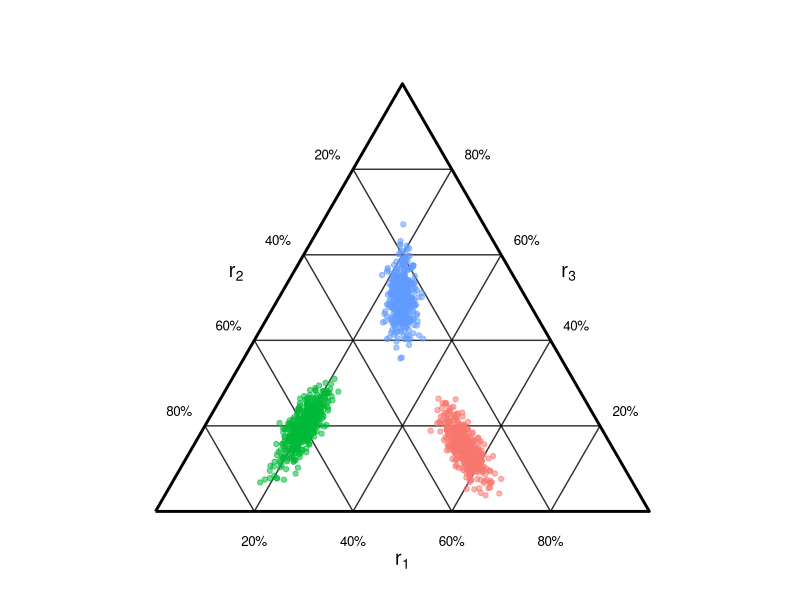
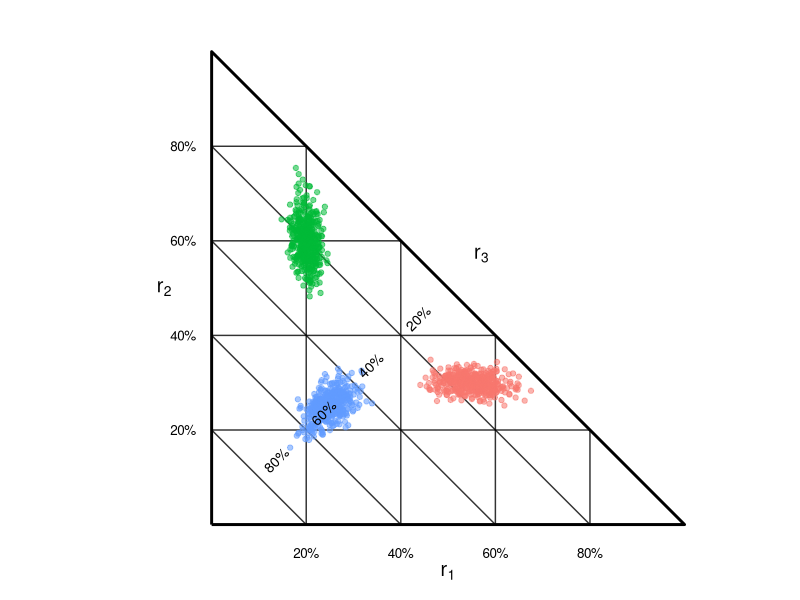

Reproduce these figures in R, in order. (Note: this script raises an error after producing the figures.)
# Clear the workspace
rm(list = ls())

# Load required packages
suppressPackageStartupMessages({
  library(ggplot2)
  library(dplyr)
})

# Define shared plotting constants
set.seed(7)
BLACK <- "black"
sqrt3 <- sqrt(3)

# ============================================================
# Helper functions for equilateral mixture triangle geometry
# ============================================================

# Convert barycentric coordinates (z1, z2, z3) to 2D Cartesian
# coordinates for an equilateral triangle
bary_to_xy <- function(z1, z2, z3) {
  x <- z2 + 0.5 * z3
  y <- (sqrt3 / 2) * z3
  data.frame(x, y)
}

# Define triangle vertices and centroid
v1 <- bary_to_xy(1, 0, 0)
v2 <- bary_to_xy(0, 1, 0)
v3 <- bary_to_xy(0, 0, 1)
tri2d <- rbind(v1, v2, v3, v1)
center <- bary_to_xy(1 / 3, 1 / 3, 1 / 3)

# Compute the outward unit normal vector for a triangle edge
edge_outward_normal <- function(vA, vB) {
  e <- c(vB$x - vA$x, vB$y - vA$y)
  n1 <- c(-e[2], e[1])
  n1 <- n1 / sqrt(sum(n1^2))
  n2 <- -n1
  
  mid <- c((vA$x + vB$x) / 2, (vA$y + vB$y) / 2)
  to_center <- c(center$x - mid[1], center$y - mid[2])
  
  if (sum(n1 * to_center) < 0) n1 else n2
}

# Build percentage labels positioned outside a triangle edge
build_edge_tick_labels <- function(vA, vB, values, offset = 0.06) {
  n <- edge_outward_normal(vA, vB)
  
  do.call(rbind, lapply(values, function(t) {
    P <- c((1 - t) * vA$x + t * vB$x, (1 - t) * vA$y + t * vB$y)
    data.frame(
      x = P[1] + n[1] * offset,
      y = P[2] + n[2] * offset,
      txt = paste0(round(100 * t), "%")
    )
  }))
}

# Build an axis label centered outside a triangle edge
build_axis_label <- function(sym, vA, vB, offset = 0.10) {
  n <- edge_outward_normal(vA, vB)
  mid <- c((vA$x + vB$x) / 2, (vA$y + vB$y) / 2)
  
  data.frame(
    x = mid[1] + n[1] * offset,
    y = mid[2] + n[2] * offset,
    txt = sym
  )
}

ticks <- c(0.2, 0.4, 0.6, 0.8)

# ============================================================
# Right-angled mixture triangle (RMT) scaffold
# ============================================================

# Triangle outline in right-angled coordinates
rmt_tri <- data.frame(
  z1 = c(0, 1, 0, 0),
  z2 = c(0, 0, 1, 0)
)

# Build internal grid lines for the RMT
build_rmt_grid <- function(levels = c(0.2, 0.4, 0.6, 0.8)) {
  out <- list()
  
  for (t in levels) {
    out[[length(out) + 1]] <- data.frame(x = t, y = 0,     xend = t,     yend = 1 - t)
    out[[length(out) + 1]] <- data.frame(x = 0, y = t,     xend = 1 - t, yend = t)
    out[[length(out) + 1]] <- data.frame(x = 0, y = 1 - t, xend = 1 - t, yend = 0)
  }
  
  do.call(rbind, out)
}

rmt_grid <- build_rmt_grid(ticks)

# Percentage labels for the bottom and left edges of the RMT
rmt_edge_ticks <- function(values, which = c("z1", "z2"), offset = 0.06) {
  which <- match.arg(which)
  
  if (which == "z1") {
    data.frame(x = values, y = 0 - offset, txt = paste0(round(100 * values), "%"))
  } else {
    data.frame(x = 0 - offset, y = values, txt = paste0(round(100 * values), "%"))
  }
}

rmt_labs_z1 <- rmt_edge_ticks(ticks, "z1", offset = 0.06)
rmt_labs_z2 <- rmt_edge_ticks(ticks, "z2", offset = 0.06)

# Percentage labels for the diagonal r3 direction
rmt_bisector_ticks_z3 <- function(values, advance = 0.015) {
  do.call(rbind, lapply(values, function(t) {
    pos <- (1 - t) / 2
    data.frame(
      x = pos + advance,
      y = pos + advance,
      txt = paste0(round(100 * t), "%")
    )
  }))
}

rmt_labs_z3 <- rmt_bisector_ticks_z3(ticks, advance = 0.015)

# Axis labels for the RMT
rmt_axis_labels <- {
  mid_bottom <- c(0.5, 0.0)
  mid_left   <- c(0.0, 0.5)
  mid_hyp    <- c(0.5, 0.5)
  
  n_bottom <- c(0, -1)
  n_left   <- c(-1, 0)
  n_hyp    <- c(1, 1) / sqrt(2)
  
  off <- 0.10
  
  data.frame(
    x = c(
      mid_bottom[1] + off * n_bottom[1],
      mid_left[1]   + off * n_left[1],
      mid_hyp[1]    + off * n_hyp[1]
    ),
    y = c(
      mid_bottom[2] + off * n_bottom[2],
      mid_left[2]   + off * n_left[2],
      mid_hyp[2]    + off * n_hyp[2]
    ),
    txt = c("r[1]", "r[2]", "r[3]")
  )
}

# ============================================================
# Functions for generating anisotropic clusters in simplex space
# ============================================================

# Normalize a vector to unit length
unit <- function(v) {
  v / sqrt(sum(v^2))
}

# Construct an orthonormal basis for a plane in simplex space
make_plane_basis <- function(axis_dir) {
  n <- c(1, 1, 1)
  u1 <- unit(axis_dir)
  
  w0 <- c(1, -1, 0)
  w <- w0 - sum(w0 * n) / sum(n * n) * n
  w <- w - sum(w * u1) * u1
  u2 <- unit(w)
  
  list(u1 = u1, u2 = u2)
}

# Sample a cluster of points centered at mu, elongated along axis_dir,
# and constrained to remain inside the simplex
sample_group <- function(mu, axis_dir, n = 450, sigma_hi = 0.06, sigma_lo = 0.02, max_tries = 30000) {
  B <- make_plane_basis(axis_dir)
  u1 <- B$u1
  u2 <- B$u2
  
  out <- matrix(NA_real_, nrow = n, ncol = 3)
  got <- 0
  tries <- 0
  
  while (got < n && tries < max_tries) {
    a <- rnorm(1, 0, sigma_hi)
    b <- rnorm(1, 0, sigma_lo)
    z <- mu + a * u1 + b * u2
    
    if (all(z > 0) && all(z < 1)) {
      z <- z / sum(z)
      if (all(z > 0) && all(z < 1)) {
        got <- got + 1
        out[got, ] <- z
      }
    }
    
    tries <- tries + 1
  }
  
  if (got < n) {
    warning(sprintf(
      "Only obtained %d / %d points; consider smaller variances or moving the mean inward.",
      got, n
    ))
    out <- out[1:got, , drop = FALSE]
  }
  
  as.data.frame(out) |> setNames(c("z1", "z2", "z3"))
}

# ============================================================
# Generate three groups with different dominant directions
# ============================================================

# Group means in simplex space
muA <- c(0.55, 0.30, 0.15)
muB <- c(0.20, 0.60, 0.20)
muC <- c(0.25, 0.25, 0.50)

# Dispersion parameters
sigma_hi <- 0.06
sigma_lo <- 0.02
squish_boost <- 1

# Dominant elongation directions for each group
axis_A <- c(1, 0, -1)
axis_B <- c(0, 1, -1)
axis_C <- c(-1 / 2, -1 / 2, 1)

# Sample the three groups
A <- sample_group(muA, axis_A, n = 450, sigma_hi = sigma_hi, sigma_lo = sigma_lo) |>
  mutate(group = "A: hi || r[1]")

B <- sample_group(muB, axis_B, n = 450, sigma_hi = sigma_hi, sigma_lo = sigma_lo) |>
  mutate(group = "B: hi || r[2]")

C <- sample_group(muC, axis_C, n = 450, sigma_hi = sigma_hi * squish_boost, sigma_lo = sigma_lo) |>
  mutate(group = "C: hi along r[3]")

dat <- bind_rows(A, B, C)

# ============================================================
# Build EMT coordinates with r1 and r2 swapped
# ============================================================

# Swap the first two simplex components before projection into EMT space
tmp <- dat |> transmute(group, r1s = z2, r2s = z1, r3s = z3)
dat_emt <- bind_cols(tmp, bary_to_xy(tmp$r1s, tmp$r2s, tmp$r3s))

# Build the EMT grid after swapping r1 and r2
build_grid_2d_levels_swapped <- function(levels = c(0.2, 0.4, 0.6, 0.8)) {
  mk <- function(p1, p2) {
    data.frame(x = p1$x, y = p1$y, xend = p2$x, yend = p2$y)
  }
  
  out <- list()
  for (t in levels) {
    out[[length(out) + 1]] <- mk(bary_to_xy(0,     t,     1 - t), bary_to_xy(1 - t, t,     0))
    out[[length(out) + 1]] <- mk(bary_to_xy(t,     0,     1 - t), bary_to_xy(t,     1 - t, 0))
    out[[length(out) + 1]] <- mk(bary_to_xy(0,     1 - t, t),     bary_to_xy(1 - t, 0,     t))
  }
  
  do.call(rbind, out)
}

grid2d_emt <- build_grid_2d_levels_swapped(ticks)

# Axis labels for the EMT after swapping r1 and r2
axis_labs_emt <- rbind(
  build_axis_label("r[1]", v1, v2, offset = 0.10),
  build_axis_label("r[2]", v3, v1, offset = 0.10),
  build_axis_label("r[3]", v2, v3, offset = 0.10)
)

# Percentage labels along each EMT edge
labs_bottom_emt <- build_edge_tick_labels(v1, v2, ticks, offset = 0.06)
labs_left_emt   <- build_edge_tick_labels(v3, v1, ticks, offset = 0.06)
labs_right_emt  <- build_edge_tick_labels(v2, v3, ticks, offset = 0.06)

# ============================================================
# Plot the equilateral mixture triangle
# ============================================================

p_emt <- ggplot() +
  geom_path(data = tri2d, aes(x, y), linewidth = 1, colour = BLACK) +
  geom_segment(
    data = grid2d_emt,
    aes(x = x, y = y, xend = xend, yend = yend),
    linewidth = 0.5,
    alpha = 0.8,
    colour = BLACK
  ) +
  geom_text(data = labs_bottom_emt, aes(x, y, label = txt), size = 3.4, colour = BLACK) +
  geom_text(data = labs_left_emt,   aes(x, y, label = txt), size = 3.4, colour = BLACK) +
  geom_text(data = labs_right_emt,  aes(x, y, label = txt), size = 3.4, colour = BLACK) +
  geom_text(data = axis_labs_emt,   aes(x, y, label = txt), parse = TRUE, size = 5, colour = BLACK) +
  geom_point(data = dat_emt, aes(x, y, color = group), alpha = 0.55, size = 1.5, show.legend = FALSE) +
  coord_fixed(
    xlim = c(-0.15, 1.15),
    ylim = c(-0.15, sqrt3 / 2 + 0.15),
    expand = FALSE
  ) +
  theme_bw(base_size = 14) +
  theme(
    axis.title      = element_blank(),
    axis.text       = element_blank(),
    axis.ticks      = element_blank(),
    panel.grid      = element_blank(),
    panel.border    = element_blank(),
    legend.position = "none",
    plot.title      = element_blank()
  )

# ============================================================
# Plot the right-angled mixture triangle
# ============================================================

p_rmt <- ggplot() +
  geom_path(data = rmt_tri, aes(z1, z2), linewidth = 1, colour = BLACK) +
  geom_segment(
    data = rmt_grid,
    aes(x = x, y = y, xend = xend, yend = yend),
    linewidth = 0.5,
    alpha = 0.8,
    colour = BLACK
  ) +
  geom_point(data = dat, aes(z1, z2, color = group), alpha = 0.55, size = 1.5) +
  geom_text(data = rmt_labs_z1, aes(x, y, label = txt), size = 3.4, colour = BLACK) +
  geom_text(data = rmt_labs_z2, aes(x, y, label = txt), size = 3.4, colour = BLACK) +
  geom_text(
    data = rmt_labs_z3,
    aes(x, y, label = txt),
    size = 3.6,
    colour = BLACK,
    angle = 45,
    hjust = 0,
    vjust = 0.5
  ) +
  geom_text(data = rmt_axis_labels, aes(x, y, label = txt), parse = TRUE, size = 5, colour = BLACK) +
  coord_equal(
    xlim = c(-0.20, 1.08),
    ylim = c(-0.12, 1.08),
    expand = FALSE
  ) +
  theme_bw(base_size = 14) +
  theme(
    axis.title      = element_blank(),
    axis.text       = element_blank(),
    axis.ticks      = element_blank(),
    panel.grid      = element_blank(),
    panel.border    = element_blank(),
    legend.position = "none",
    plot.title      = element_blank(),
    plot.margin     = margin(10, 20, 10, 45)
  )

# ============================================================
# Display plots side by side
# ============================================================

p_emt + p_rmt
